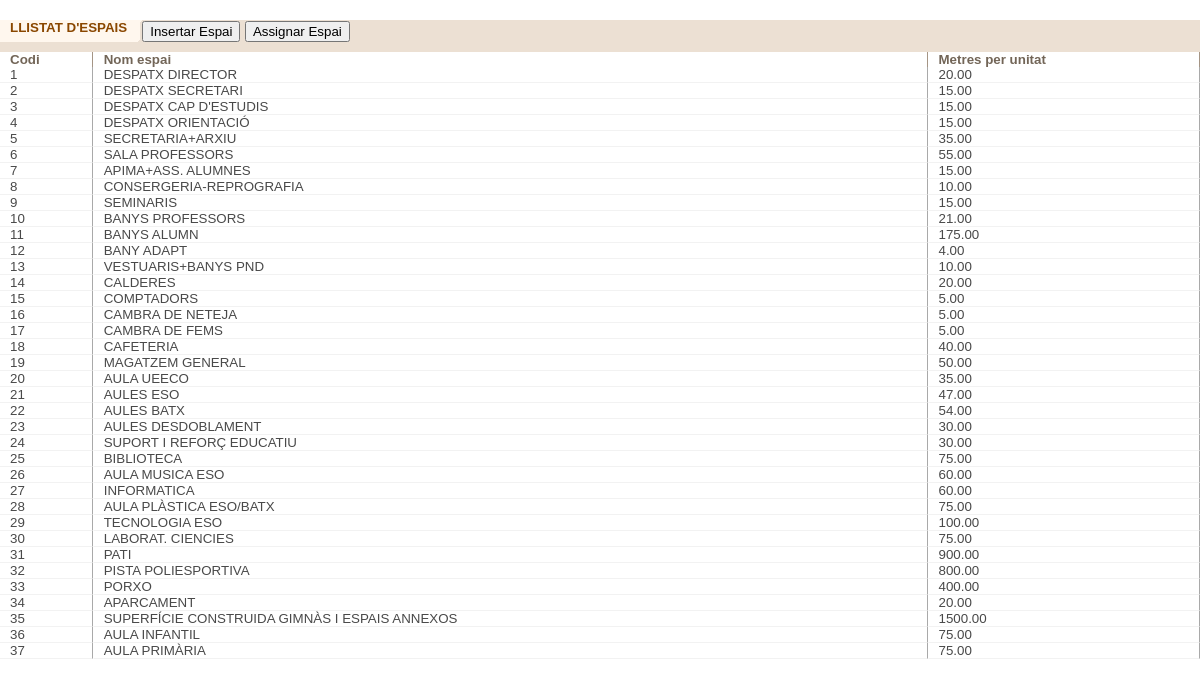
The page /espai/espaiList.php on the database its author committed.
### tables this page shows
CREATE TABLE `espai` (
  `codi` int(11) NOT NULL,
  `nom` varchar(255) DEFAULT NULL,
  `tipus` varchar(255) DEFAULT NULL,
  `ubicacio` varchar(255) DEFAULT NULL,
  `ocupacio_per_persona` decimal(11,1) DEFAULT NULL,
  `metres_per_unitat` decimal(11,2) DEFAULT NULL
);

### espai/espaiList.php (the view, shortened to what this page needs)
<!DOCTYPE html>
<?php
	include '../connectarBD.php';
	$sql = "SELECT codi, nom, metres_per_unitat FROM espai";
	$resultat = $connexio->query($sql);
?>
<html>
<head>
	<link rel="stylesheet" href="css/estilos.css" type="text/css" />
</head>
<body class="contenido" onload="ocultarFondoPrincipal();">
<form name="entidad">
<ul class="botoneraListado" style="margin-top: 20px">
	<li class="tituloListado">LLISTAT D'ESPAIS</li>
	<li class="fondoBotoneraListado">
		<input type="button" class="boton" value="Insertar Espai" onclick="location.href='espaiForm.php';">
		<input type="button" class="boton" value="Assignar Espai" onclick="location.href='assignarEspai.php';">
    </li>
</ul>
<div class="espacioMarronClaro"></div>
<div id="cuerpo" class="scroll_total">
<table class="listado" cellpadding="0" cellspacing="0" width="100%">
	<thead>
		<tr>
			<th class="campoCabeceraListadoInicial">Codi</th>
			<th class="campoCabeceraListado">Nom espai</th>
			<th class="campoCabeceraListado">Metres per unitat</th>
		</tr>
	</thead>
	<tbody>
	<?php
            if ($resultat->num_rows > 0) {
                while ($fila = $resultat->fetch_assoc()) {
					echo "<tr onclick=\"window.location.href='espaiForm.php?codi=" . $fila["codi"] . "'\">";
                    echo "<td class='campoListadoInicial'>" . $fila["codi"] . "</td>";
                    echo "<td class='campoListado'>" . $fila["nom"] . "</td>";
                    echo "<td class='campoListado'>" . $fila["metres_per_unitat"] . "</td>";
                    echo "</a></tr>";
                }
            } else {
                echo "<tr><td colspan='3'>No s'han trobat resultats.</td></tr>";
            }
            ?>
	</tbody>
</table>
</div>
</form>
</body>
</html>

### css/estilos.css (style rules this page uses)
body.contenido { margin:0px; font-family:arial; background-color:transparent; }
.boton { font-size:10pt; margin:1px 0px 0px 0px; }
.espacioMarronClaro { background-color:#ece0d3; height:10px; width:100%; clear:both; }
.botoneraListado { list-style:none; margin:0px; padding:0px; width:100%; height:22px; background-color:#ece0d3; }
.tituloListado { font-size:10pt; font-weight:bold; white-space:nowrap; color:#8a4700; padding:0px 15px 0px 10px; background:#FFF7EE url(../imagenes/remateRightTituloListado.gif) no-repeat right; float:left; height:22px; }
.fondoBotoneraListado { background-color:#ece0d3; float:left; height:22px; margin:0px auto; }
.listado { clear:both; background-color:#ffffff; margin:0px; padding:0px; }
.campoCabeceraListadoInicial { font-size:10pt; color:#726557; border-right:1px solid #A59585; padding:0px 0px 0px 10px; text-align:left; }
.campoCabeceraListado { font-size:10pt; color:#726557; border-right:1px solid #A59585; border-left:1px solid #ffffff; padding:0px 0px 0px 10px; text-align:left; }
.campoListadoInicial { font-size:10pt; color:#494949; border-right:1px solid #a9a9a9; border-bottom:1px solid #f2f2f2; padding:0px 0px 0px 10px; cursor:pointer; }
.campoListado { font-size:10pt; color:#494949; border-right:1px solid #a9a9a9; border-left:1px solid #ffffff; border-bottom:1px solid #f2f2f2; padding:0px 0px 0px 10px; cursor:pointer; }
.scroll_total { width:100%; }

### rows shown on the page
espai: codi "1", nom "DESPATX DIRECTOR", metres_per_unitat "20.00"
espai: codi "2", nom "DESPATX SECRETARI", metres_per_unitat "15.00"
espai: codi "3", nom "DESPATX CAP D'ESTUDIS", metres_per_unitat "15.00"
espai: codi "4", nom "DESPATX ORIENTACIÓ", metres_per_unitat "15.00"
espai: codi "5", nom "SECRETARIA+ARXIU", metres_per_unitat "35.00"
espai: codi "6", nom "SALA PROFESSORS", metres_per_unitat "55.00"
espai: codi "7", nom "APIMA+ASS. ALUMNES", metres_per_unitat "15.00"
espai: codi "8", nom "CONSERGERIA-REPROGRAFIA", metres_per_unitat "10.00"
espai: codi "9", nom "SEMINARIS", metres_per_unitat "15.00"
espai: codi "10", nom "BANYS PROFESSORS", metres_per_unitat "21.00"
espai: codi "11", nom "BANYS ALUMN", metres_per_unitat "175.00"
espai: codi "12", nom "BANY ADAPT", metres_per_unitat "4.00"
espai: codi "13", nom "VESTUARIS+BANYS PND", metres_per_unitat "10.00"
espai: codi "14", nom "CALDERES", metres_per_unitat "20.00"
espai: codi "15", nom "COMPTADORS", metres_per_unitat "5.00"
espai: codi "16", nom "CAMBRA DE NETEJA", metres_per_unitat "5.00"
espai: codi "17", nom "CAMBRA DE FEMS", metres_per_unitat "5.00"
espai: codi "18", nom "CAFETERIA", metres_per_unitat "40.00"
espai: codi "19", nom "MAGATZEM GENERAL", metres_per_unitat "50.00"
espai: codi "20", nom "AULA UEECO", metres_per_unitat "35.00"
espai: codi "21", nom "AULES ESO", metres_per_unitat "47.00"
espai: codi "22", nom "AULES BATX", metres_per_unitat "54.00"
espai: codi "23", nom "AULES DESDOBLAMENT", metres_per_unitat "30.00"
espai: codi "24", nom "SUPORT I REFORÇ EDUCATIU", metres_per_unitat "30.00"
espai: codi "25", nom "BIBLIOTECA", metres_per_unitat "75.00"
espai: codi "26", nom "AULA MUSICA ESO", metres_per_unitat "60.00"
espai: codi "27", nom "INFORMATICA", metres_per_unitat "60.00"
espai: codi "28", nom "AULA PLÀSTICA ESO/BATX", metres_per_unitat "75.00"
espai: codi "29", nom "TECNOLOGIA ESO", metres_per_unitat "100.00"
espai: codi "30", nom "LABORAT. CIENCIES", metres_per_unitat "75.00"
espai: codi "31", nom "PATI", metres_per_unitat "900.00"
espai: codi "32", nom "PISTA POLIESPORTIVA", metres_per_unitat "800.00"
espai: codi "33", nom "PORXO", metres_per_unitat "400.00"
espai: codi "34", nom "APARCAMENT", metres_per_unitat "20.00"
espai: codi "35", nom "SUPERFÍCIE CONSTRUIDA GIMNÀS I ESPAIS ANNEXOS", metres_per_unitat "1500.00"
espai: codi "36", nom "AULA INFANTIL", metres_per_unitat "75.00"
espai: codi "37", nom "AULA PRIMÀRIA", metres_per_unitat "75.00"
